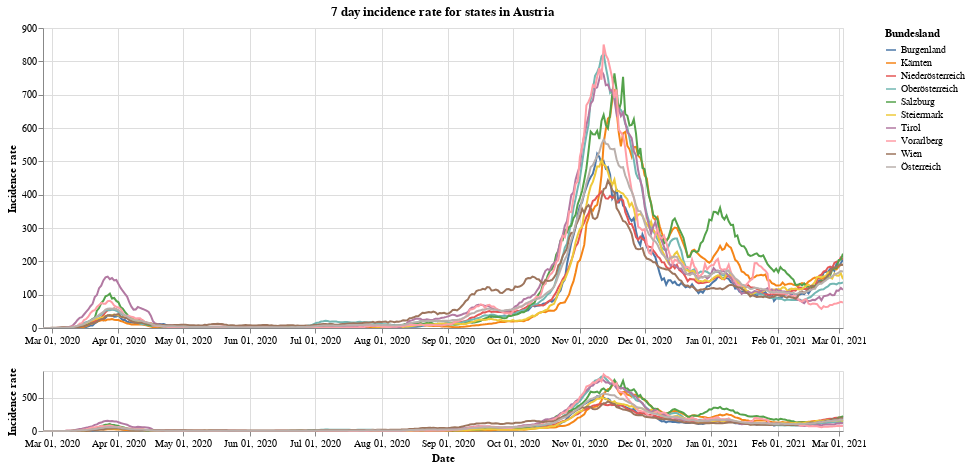

Notebook code for this chart:
### Markdown cell above
Next we have the 7 day incidence rate for states of Vorarlberg, Tirol and Wien compared to all of Austria.

### Code cell
#collapse
leg_selection = alt.selection_multi(fields=['Bundesland'], bind='legend')
brush = alt.selection(type='interval', encodings=['x'])

base = alt.Chart(at_data).mark_line().encode(
    x=alt.X("yearmonthdate(Time):T", axis=alt.Axis(title='Date')),
    y=alt.Y("SiebenTageInzidenzFaelle:Q", axis=alt.Axis(title='Incidence rate')),
    tooltip='Bundesland',
    color='Bundesland',
    opacity=alt.condition(leg_selection, alt.value(2), alt.value(0.1))
).add_selection(leg_selection).properties(width=800)

upper = base.encode(
    alt.X('yearmonthdate(Time):T',axis=alt.Axis(title=''),
          scale=alt.Scale(domain=brush))
).properties(title='7 day incidence rate for states in Austria')

lower = base.properties(
    height=60
).add_selection(brush)

upper & lower

### Figure 1 — Vega-Lite specification as saved in the notebook (floating-point values rounded to 4 significant figures; data arrays with more than 128 entries replaced by an {"elided": "..."} marker saying what was removed)
{"config": {"view": {"continuousWidth": 400, "continuousHeight": 300}}, "vconcat": [{"mark": "line", "encoding": {"color": {"type": "nominal", "field": "Bundesland"}, "opacity": {"condition": {"value": 2, "selection": "selector001"}, "value": 0.1}, "tooltip": {"type": "nominal", "field": "Bundesland"}, "x": {"type": "temporal", "axis": {"title": ""}, "field": "Time", "scale": {"domain": {"selection": "selector002"}}, "timeUnit": "yearmonthdate"}, "y": {"type": "quantitative", "axis": {"title": "Incidence rate"}, "field": "SiebenTageInzidenzFaelle"}}, "selection": {"selector001": {"type": "multi", "fields": ["Bundesland"], "bind": "legend"}}, "title": "7 day incidence rate for states in Austria", "width": 800}, {"mark": "line", "encoding": {"color": {"type": "nominal", "field": "Bundesland"}, "opacity": {"condition": {"value": 2, "selection": "selector001"}, "value": 0.1}, "tooltip": {"type": "nominal", "field": "Bundesland"}, "x": {"type": "temporal", "axis": {"title": "Date"}, "field": "Time", "timeUnit": "yearmonthdate"}, "y": {"type": "quantitative", "axis": {"title": "Incidence rate"}, "field": "SiebenTageInzidenzFaelle"}}, "height": 60, "selection": {"selector001": {"type": "multi", "fields": ["Bundesland"], "bind": "legend"}, "selector002": {"type": "interval", "encodings": ["x"]}}, "width": 800}], "data": {"name": "data-84c5f18140093a6f29cc3582fcdb5353"}, "$schema": "https://vega.github.io/schema/vega-lite/v4.8.1.json", "datasets": {"data-84c5f18140093a6f29cc3582fcdb5353": {"elided": "3720 records"}}}
